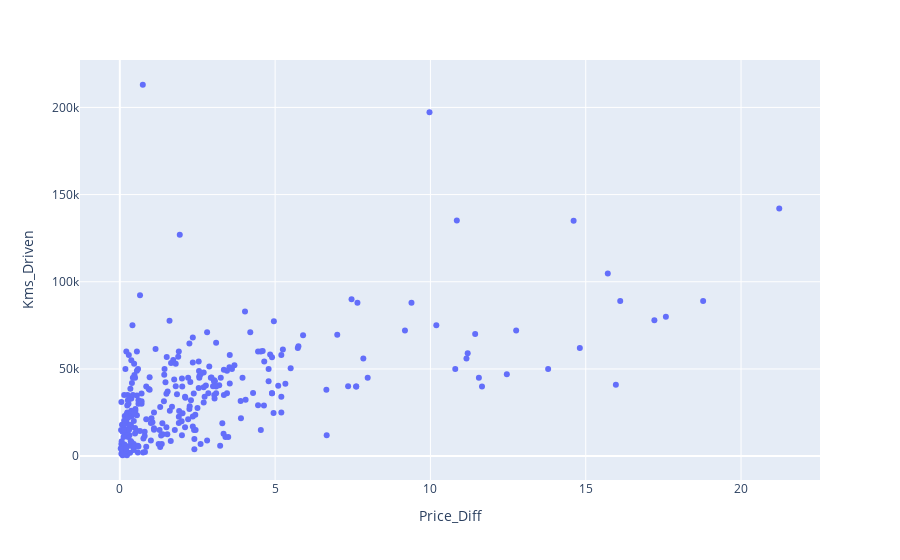

Write notebook code for a chart like this one.
### Code cell
df.drop([86,196],axis=0,inplace=True)
px.scatter(x='Price_Diff',y='Kms_Driven',data_frame=df)

### Figure 1 — Plotly figure (JSON) as saved in the notebook; plotly's stock layout.template omitted (floating-point values rounded to 4 significant figures; data arrays with more than 128 entries replaced by an {"elided": "..."} marker saying what was removed)
{"data": [{"hovertemplate": "Price_Diff=%{x}<br>Kms_Driven=%{y}<extra></extra>", "legendgroup": "", "marker": {"color": "#636efa", "symbol": "circle"}, "mode": "markers", "name": "", "orientation": "v", "showlegend": false, "type": "scatter", "x": {"elided": "299 float values"}, "xaxis": "x", "y": {"elided": "299 int values"}, "yaxis": "y"}], "layout": {"legend": {"tracegroupgap": 0}, "margin": {"t": 60}, "xaxis": {"anchor": "y", "domain": [0, 1], "title": {"text": "Price_Diff"}}, "yaxis": {"anchor": "x", "domain": [0, 1], "title": {"text": "Kms_Driven"}}}}
